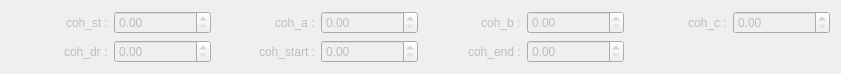
          <widget class="QWidget" name="ForceCohWidget" native="true">
           <property name="enabled">
            <bool>false</bool>
           </property>
           <property name="geometry">
            <rect>
             <x>190</x>
             <y>90</y>
             <width>841</width>
             <height>74</height>
            </rect>
           </property>
           <layout class="QGridLayout" name="gridLayout_4">
            <item row="0" column="0">
             <layout class="QHBoxLayout" name="horizontalLayout_81">
              <item alignment="Qt::AlignRight">
               <widget class="QLabel" name="label_79">
                <property name="text">
                 <string>coh_st :</string>
                </property>
               </widget>
              </item>
              <item>
               <widget class="QDoubleSpinBox" name="ForceCohCohst"/>
              </item>
             </layout>
            </item>
            <item row="0" column="1">
             <layout class="QHBoxLayout" name="horizontalLayout_82">
              <item alignment="Qt::AlignRight">
               <widget class="QLabel" name="label_80">
                <property name="text">
                 <string>coh_a :</string>
                </property>
               </widget>
              </item>
              <item>
               <widget class="QDoubleSpinBox" name="ForceCohCoha"/>
              </item>
             </layout>
            </item>
            <item row="0" column="2">
             <layout class="QHBoxLayout" name="horizontalLayout_83">
              <item alignment="Qt::AlignRight">
               <widget class="QLabel" name="label_81">
                <property name="text">
                 <string>coh_b :</string>
                </property>
               </widget>
              </item>
              <item>
               <widget class="QDoubleSpinBox" name="ForceCohCohb"/>
              </item>
             </layout>
            </item>
            <item row="0" column="3">
             <layout class="QHBoxLayout" name="horizontalLayout_84">
              <item alignment="Qt::AlignRight">
               <widget class="QLabel" name="label_82">
                <property name="text">
                 <string>coh_c :</string>
                </property>
               </widget>
              </item>
              <item>
               <widget class="QDoubleSpinBox" name="ForceCohCohc"/>
              </item>
             </layout>
            </item>
            <item row="1" column="0">
             <layout class="QHBoxLayout" name="horizontalLayout_85">
              <item alignment="Qt::AlignRight">
               <widget class="QLabel" name="label_83">
                <property name="text">
                 <string>coh_dr :</string>
                </property>
               </widget>
              </item>
              <item>
               <widget class="QDoubleSpinBox" name="ForceCohCohdr"/>
              </item>
             </layout>
            </item>
            <item row="1" column="1">
             <layout class="QHBoxLayout" name="horizontalLayout_86">
              <item alignment="Qt::AlignRight">
               <widget class="QLabel" name="label_84">
                <property name="text">
                 <string>coh_start :</string>
                </property>
               </widget>
              </item>
              <item>
               <widget class="QDoubleSpinBox" name="ForceCohCohstart"/>
              </item>
             </layout>
            </item>
            <item row="1" column="2">
             <layout class="QHBoxLayout" name="horizontalLayout_93">
              <item alignment="Qt::AlignRight">
               <widget class="QLabel" name="label_91">
                <property name="text">
                 <string>coh_end :</string>
                </property>
               </widget>
              </item>
              <item>
               <widget class="QDoubleSpinBox" name="ForceCohCohend"/>
              </item>
             </layout>
            </item>
           </layout>
          </widget>
